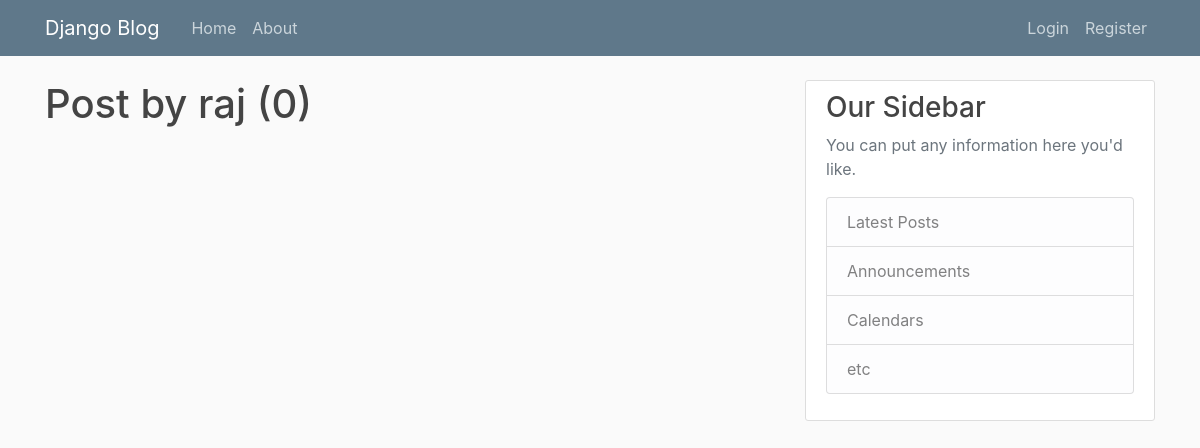
Page /user/raj on the earlier database version.
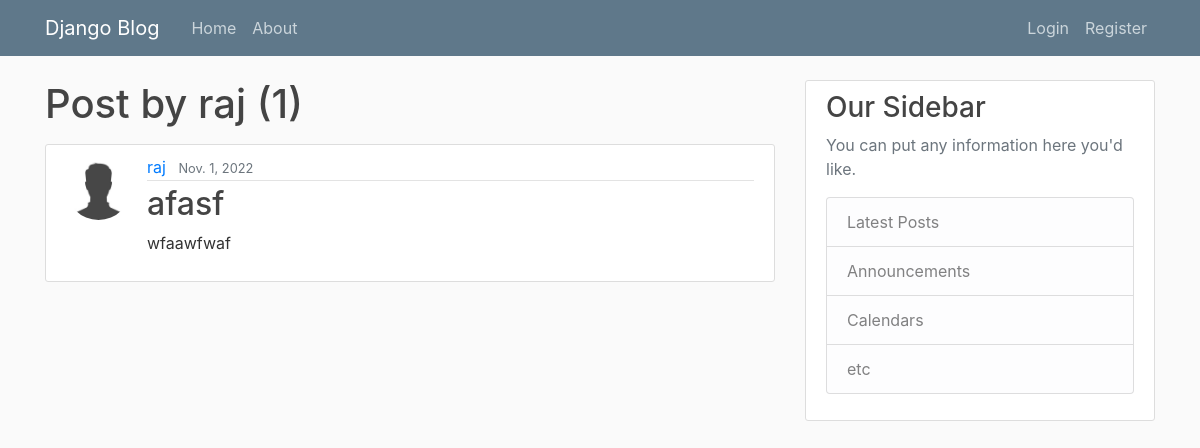
Same page on the later database version.
### bllog/models.py (models this page shows, shortened)
class Post(models.Model):
    title = models.CharField(max_length=100)
    content = models.TextField()
    date_posted = models.DateField(default= timezone.now)
    author = models.ForeignKey( User,on_delete=models.CASCADE)

### Users/models.py (models this page shows, shortened)
class Profile(models.Model):
    user = models.OneToOneField(User,on_delete=models.CASCADE)
    image = models.ImageField(default='default.jpg',upload_to='profile_pics')

### bllog/views.py (the view)
# urls.py: path('user/<str:username>',UserPostListView.as_view(),name = "user-post")
class UserPostListView(ListView):
    model = Post
    template_name = 'bllog/user_posts.html'
    context_object_name = 'posts'
    ordering = ['-created_at']
    paginate_by = 5
    def get_queryset(self):
        user = get_object_or_404(User,username = self.kwargs.get('username'))
        return Post.objects.filter(author = user).order_by('-date_posted')

### bllog/templates/bllog/user_posts.html (shortened to what this page needs)
{% extends "bllog/base.html" %}
{% block content %}
<h1 class = "mb-3"> Post by {{view.kwargs.username }} ({{ page_obj.paginator.count }})</h1>
{% for post in posts %}
<article class="media content-section">
    <img class="rounded-circle article-img" src="{{ post.author.profile.image.url }}">
    <div class="media-body">
        <div class="article-metadata">
            <a class="mr-2" href="{% url 'user-post' post.author.username %}">{{ post.author }}</a>
            <small class="text-muted">{{ post.date_posted }}</small>
        </div>
        <h2><a class="article-title" href="{% url 'post-detail' post.id%}">{{ post.title }}</a></h2>
        <p class="article-content">{{ post.content }}</p>
    </div>
</article>
{% endfor %}
{% endblock content %}

Differences in the rows shown:
added Post: author.profile.image (placeholder picture), author "raj", date_posted "Nov. 1, 2022", title "afasf", content "wfaawfwaf"
Other differences:
{{ page_obj.paginator.count }}: "0" → "1"
